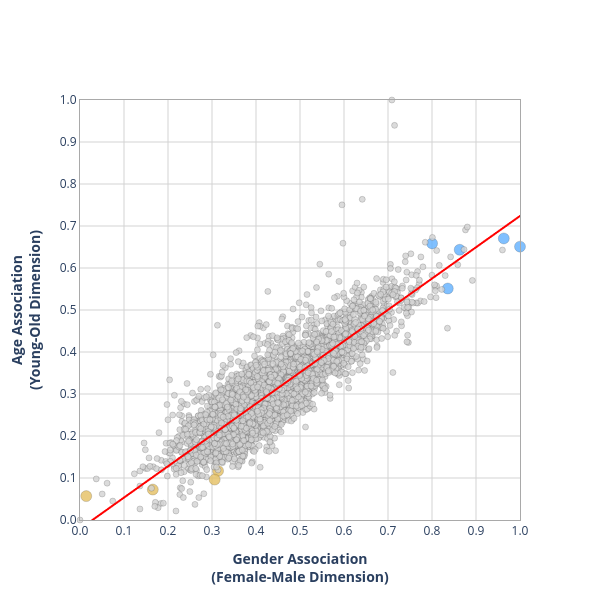

The notebook cell this image was saved under:
### Code cell
fig = go.Figure()

#scatter-plot section
for job_type, color in colors.items():
    subset = gpt2_df[gpt2_df['perceived_job_type'] == job_type]
    fig.add_trace(go.Scatter(
        x=subset['gender_norm_main'],
        y=subset['age_norm_main'],
        mode="markers",
        marker=dict(color=color, opacity=0.8, size=sizes[job_type], line=dict(width=0.2, color="black")),
        customdata=subset[['social_category', 'gender_norm_main', 'age_norm_main']],
        hovertemplate=(
            "<span style='color:grey'>social_category:</span> %{customdata[0]}<br>"
            "<span style='color:grey'>gender_norm:</span> %{customdata[1]:.2f}<br>"
            "<span style='color:grey'>age_norm:</span> %{customdata[2]:.2f}"
            "<extra></extra>"
        ),
        showlegend=False,
        cliponaxis=False
    ))

#trend line section
trendline_trace = px.scatter(gpt2_df, x='gender_norm_main', y='age_norm_main', trendline="ols").data[1]
trendline_trace.line.color = "red"
fig.add_trace(trendline_trace)

#formating section
axis_style = dict(
    showgrid=True, gridcolor="lightgrey",
    showline=True, linecolor="darkgrey",
    mirror=True, dtick=0.1, tickformat=".1f",
    range=[0, 1]
)

fig.update_layout(
    width=600, height=600,
    plot_bgcolor="white",
    xaxis=dict(title="<b>Gender Association<br>(Female-Male Dimension)</b>", **axis_style),
    yaxis=dict(title="<b>Age Association<br>(Young-Old Dimension)</b>", **axis_style),
    hoverlabel=dict(bgcolor="white", bordercolor="grey", font=dict(family="Arial", size=11, color="black"))
)

fig.show(config=dict(
    displayModeBar=True,
    modeBarButtonsToRemove=[
        'zoom2d', 'pan2d', 'select2d', 'lasso2d',
        'zoomIn2d', 'zoomOut2d', 'autoScale2d', 'resetScale2d'
    ],
    displaylogo=False
))

### Figure 1 — Plotly figure (JSON) as saved in the notebook; plotly's stock layout.template omitted (floating-point values rounded to 4 significant figures; data arrays with more than 128 entries replaced by an {"elided": "..."} marker saying what was removed)
{"data": [{"cliponaxis": false, "customdata": [["chairman of the board", 0.9632, 0.6703], ["chief of staff", 0.8359, 0.5512], ["director of research", 1, 0.6509], ["elected official", 0.8629, 0.6434], ["military personnel", 0.8002, 0.6586]], "hovertemplate": "<span style='color:grey'>social_category:</span> %{customdata[0]}<br><span style='color:grey'>gender_norm:</span> %{customdata[1]:.2f}<br><span style='color:grey'>age_norm:</span> %{customdata[2]:.2f}<extra></extra>", "marker": {"color": "#61b1ff", "line": {"color": "black", "width": 0.2}, "opacity": 0.8, "size": 11}, "mode": "markers", "showlegend": false, "type": "scatter", "x": [0.9632, 0.8359, 1.0, 0.8629, 0.8002], "y": [0.6703, 0.5512, 0.6509, 0.6434, 0.6586]}, {"cliponaxis": false, "customdata": [["cook", 0.1654, 0.07255], ["intern", 0.01418, 0.05687], ["novice", 0.3138, 0.1169], ["secretary", 0.3061, 0.09624]], "hovertemplate": "<span style='color:grey'>social_category:</span> %{customdata[0]}<br><span style='color:grey'>gender_norm:</span> %{customdata[1]:.2f}<br><span style='color:grey'>age_norm:</span> %{customdata[2]:.2f}<extra></extra>", "marker": {"color": "#e5c062", "line": {"color": "black", "width": 0.2}, "opacity": 0.8, "size": 11}, "mode": "markers", "showlegend": false, "type": "scatter", "x": [0.1654, 0.01418, 0.3138, 0.3061], "y": [0.07255, 0.05687, 0.1169, 0.09624]}, {"cliponaxis": false, "customdata": {"elided": "3486x3 mixed values"}, "hovertemplate": "<span style='color:grey'>social_category:</span> %{customdata[0]}<br><span style='color:grey'>gender_norm:</span> %{customdata[1]:.2f}<br><span style='color:grey'>age_norm:</span> %{customdata[2]:.2f}<extra></extra>", "marker": {"color": "lightgrey", "line": {"color": "black", "width": 0.2}, "opacity": 0.8, "size": 6}, "mode": "markers", "showlegend": false, "type": "scatter", "x": {"elided": "3486 float values"}, "y": {"elided": "3486 float values"}}, {"hovertemplate": "<b>OLS trendline</b><br>age_norm_main = 0.744961 * gender_norm_main + -0.0210843<br>R<sup>2</sup>=0.761359<br><br>gender_norm_main=%{x}<br>age_norm_main=%{y} <b>(trend)</b><extra></extra>", "legendgroup": "", "line": {"color": "red"}, "marker": {"color": "#636efa", "symbol": "circle"}, "mode": "lines", "name": "", "showlegend": false, "type": "scattergl", "x": {"elided": "3495 float values"}, "xaxis": "x", "y": {"elided": "3495 float values"}, "yaxis": "y"}], "layout": {"height": 600, "hoverlabel": {"bgcolor": "white", "bordercolor": "grey", "font": {"color": "black", "family": "Arial", "size": 11}}, "plot_bgcolor": "white", "width": 600, "xaxis": {"dtick": 0.1, "gridcolor": "lightgrey", "linecolor": "darkgrey", "mirror": true, "range": [0, 1], "showgrid": true, "showline": true, "tickformat": ".1f", "title": {"text": "<b>Gender Association<br>(Female-Male Dimension)</b>"}}, "yaxis": {"dtick": 0.1, "gridcolor": "lightgrey", "linecolor": "darkgrey", "mirror": true, "range": [0, 1], "showgrid": true, "showline": true, "tickformat": ".1f", "title": {"text": "<b>Age Association<br>(Young-Old Dimension)</b>"}}}}
